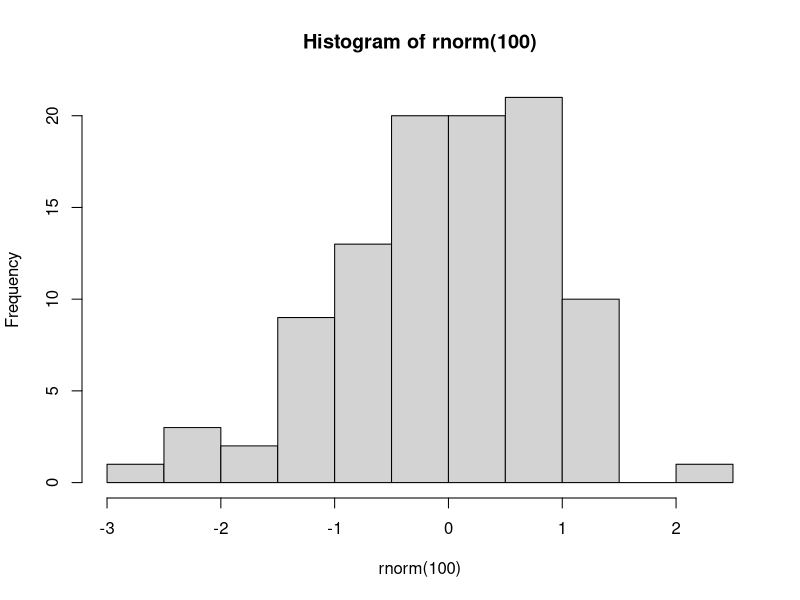

The R script that drew this image:
4*2+1-1/1

options(repr.plot.width = 4, repr.plot.height = 3) ## this line changes the plot size
hist(rnorm(100))

1+1
